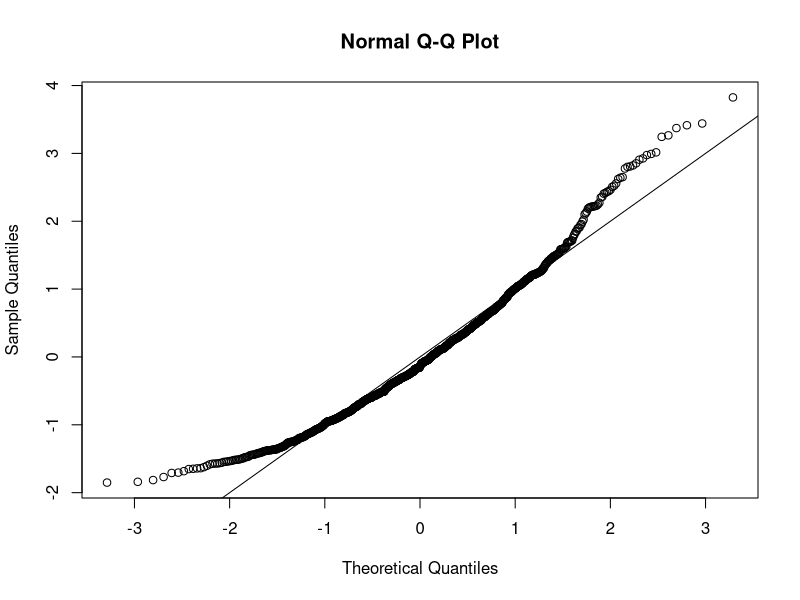
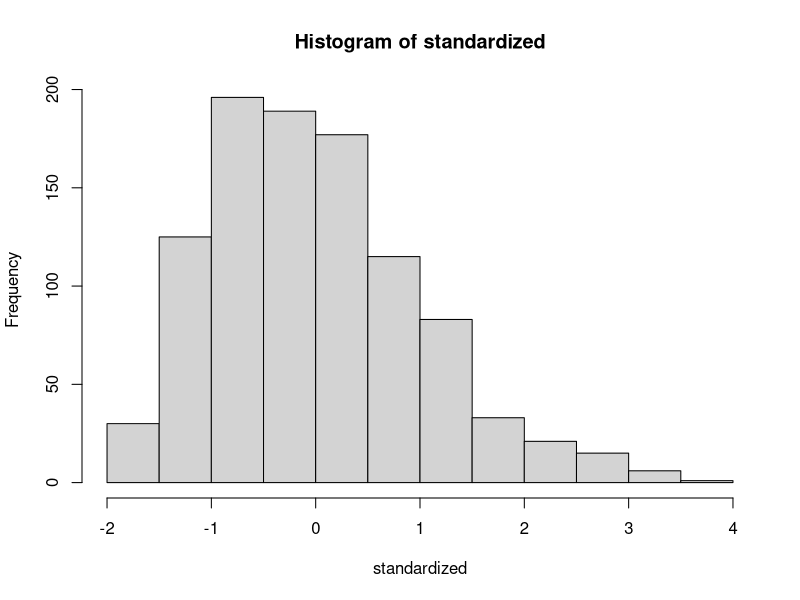
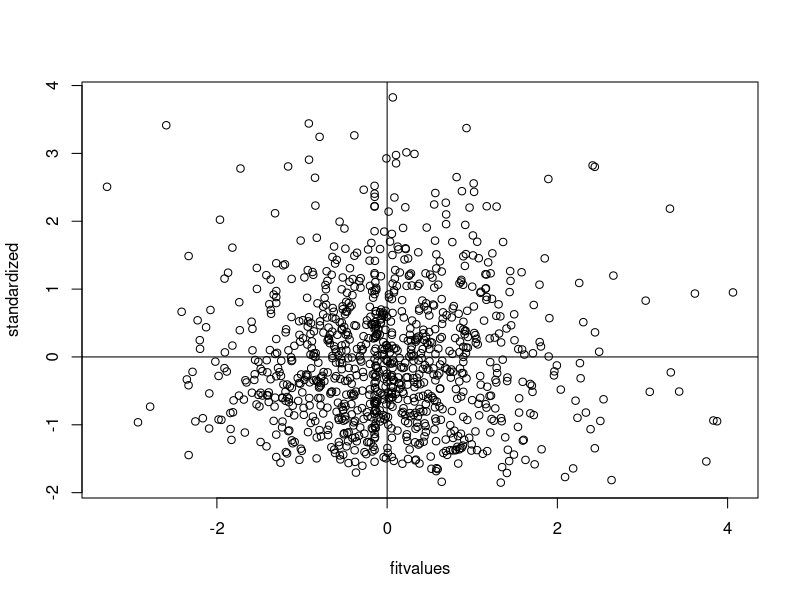

Write the R code that produced these figures, in order.
setwd("E:/GA/Scales")
master = read.csv("Meaning_Scales_MeaningInLife_Steger_RR_RN_Paper.csv")
summary(master)

##Reverse Code. 9
library(car)
master$Q99_9 = recode(master$Q99_9, "1='7'; 2='6'; 3='5'; 4='4'; 5='3'; 6='2'; 7='1'")

####DATA SCREENING####

##Missing Data##
library(mice)
percentmiss = function(x){ sum(is.na(x))/length(x) *100 }

##Going by rows ONLY
notypos = master
missing = apply(notypos[ , 3:12], 1, percentmiss) 
table(missing)


##replace only the data that you should
replacepeople = notypos[ missing <= 5 , ]  
dontpeople = notypos[ missing > 5 , ]

##figure out the columns to exclude (survey data)
apply(replacepeople, 2, percentmiss)

replacecolumn = replacepeople[ , -c(1,2,13)]
dontcolumn = replacepeople[ , c(1,2,13)]

##no missing data.
nomiss = replacepeople

##Outliers##
mahal = mahalanobis(nomiss[ , -c(1,2,13)], 
                    colMeans(nomiss[ , -c(1,2,13)], na.rm = TRUE),
                    cov(nomiss[ , -c(1,2,13)], use="pairwise.complete.obs"))
mahal
summary(mahal)
cutoff = qchisq(.999,ncol(nomiss[ , -c(1,2,13)])) 
summary(mahal < cutoff)
noout = nomiss[ mahal < cutoff, ]

##additivity: correlations
correlations = cor(noout[,-c(1,2,13)], use="pairwise.complete.obs")
symnum(correlations)

##make the random stuff
random = rchisq(nrow(noout), 7)
##be sure here not to include the ID columns!
fake = lm(random~., data=noout[ , -c(1:2,13)])

##get the linearity plot
##create the standardized residuals
standardized = rstudent(fake)
qqnorm(standardized)
abline(0,1)

##multivariate normality
hist(standardized, breaks=15)

##homogeneity and homoscedaticity
fitvalues = scale(fake$fitted.values)
plot(fitvalues, standardized) 
abline(0,0)
abline(v = 0)

##Scoring
PM <- rowSums(noout[, c(3,6,7,8,11)])
PM

SM<- rowSums(noout[, c(4,5,9,10,12)])
SM

